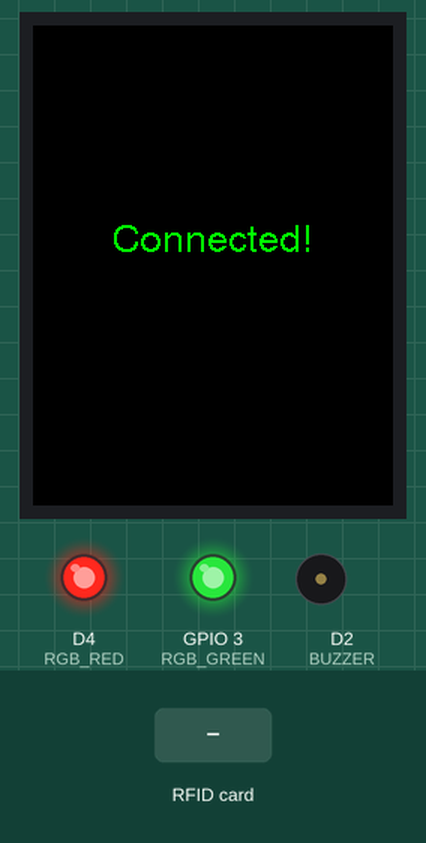
This sketch was run on a simulated ESP8266 (NodeMCU). On the bench: 240×320 colour display, output pins drawn as LEDs (lit = HIGH), buzzer (waves = sounding, pin HIGH). The inputs (shaded band) are chosen by the test bench. WiFi joins after 1.5 s; servers stay silent unless stated; uploads are accepted with an empty reply; what the sketch prints to the serial monitor is not drawn.

Above: at 2.0 s.
At 4.8 s:
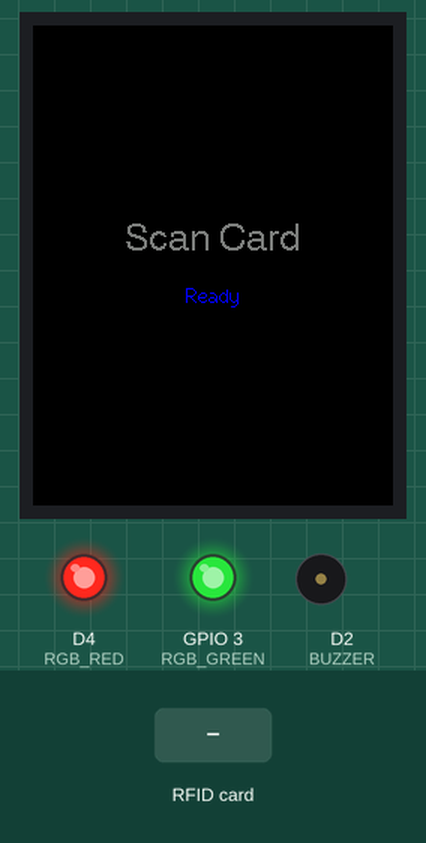
4.9 s: RFID card 5E 7A 19 C4 held to the reader
At 5.27 s:
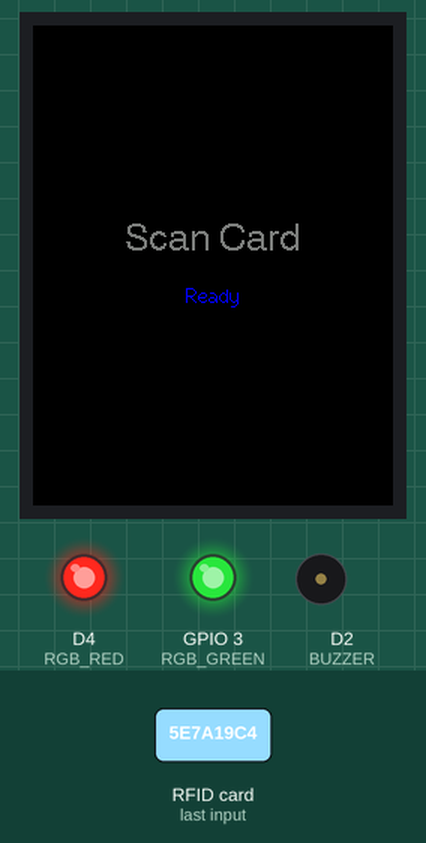
At 6.3 s:
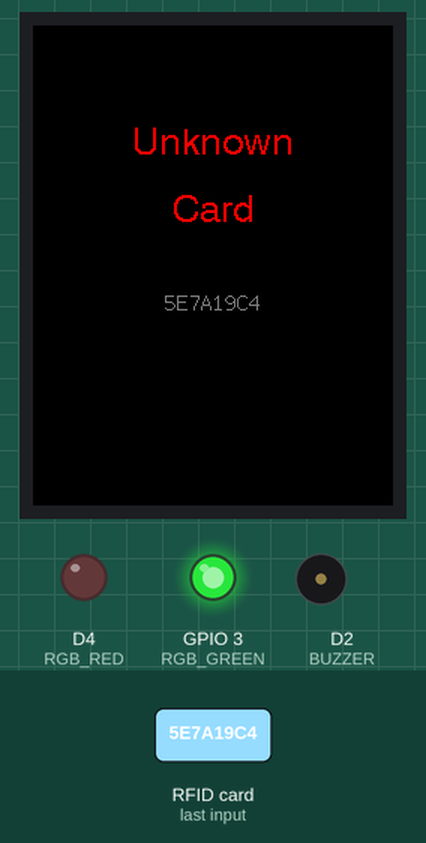
Timing chart, 0 to 9.7 s (numbered marks = the images above; inputs shaded):
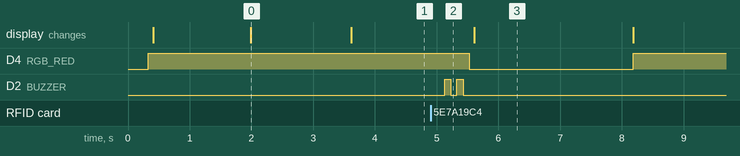

Measured:
- after the input at 4.9 s, D4 (RGB_RED): HIGH → LOW after 0.63 s, → HIGH 2.7 s later; D2 (BUZZER): alternates HIGH for 0.10 s and LOW for 0.10 s, 4 changes in all, then stays LOW, starting after 0.23 s
- what the display in image 0 shows lasts 1.6 s, from 2.0 s to 3.6 s

The sketch:

esp8266_nextjs_firmware.ino
```cpp
#include <SPI.h>
#include <MFRC522.h>
#include <TFT_eSPI.h>
#include <ESP8266WiFi.h>
#include <ESP8266HTTPClient.h>

// ── Pins ─────────────────────────────────────────────────────
#define SS_PIN D8
#define RST_PIN D3
#define BUZZER D2
#define RGB_RED D4
#define RGB_GREEN 3

// ── WiFi & Server ─────────────────────────────────────────────
const char *WIFI_SSID = "X";
const char *WIFI_PASSWORD = "792005mo";
const char *SERVER_URL = "http://10.147.37.30:3000/api/scan"; // Change YOUR_LOCAL_IP to your PC's IP address

// ── Hardware ─────────────────────────────────────────────────
MFRC522 rfid(SS_PIN, RST_PIN);
TFT_eSPI tft = TFT_eSPI();

// ── RGB helpers ───────────────────────────────────────────────
void setRGB(bool r, bool g)
{
  analogWrite(RGB_RED, r ? 0 : 255); // common anode: LOW = ON
  analogWrite(RGB_GREEN, g ? 0 : 255);
}
void clearRGB()
{
  analogWrite(RGB_RED, 255);
  analogWrite(RGB_GREEN, 255);
}

// ── Buzzer ────────────────────────────────────────────────────
void beepSuccess()
{
  digitalWrite(BUZZER, HIGH);
  delay(200);
  digitalWrite(BUZZER, LOW);
}

void beepError()
{
  for (int i = 0; i < 2; i++)
  {
    digitalWrite(BUZZER, HIGH);
    delay(100);
    digitalWrite(BUZZER, LOW);
    delay(100);
  }
}

// ── TFT helpers ───────────────────────────────────────────────
void tftClear() { tft.fillScreen(TFT_BLACK); }

void showWaiting()
{
  tftClear();
  tft.setTextColor(TFT_DARKGREY);
  tft.setTextDatum(MC_DATUM);
  tft.drawString("Scan Card", tft.width() / 2, tft.height() / 2 - 16, 4);
  tft.setTextColor(TFT_BLUE);
  tft.drawString("Ready", tft.width() / 2, tft.height() / 2 + 20, 2);
  clearRGB();
}

void showConnecting()
{
  tftClear();
  tft.setTextDatum(MC_DATUM);
  tft.setTextColor(TFT_YELLOW);
  tft.drawString("Connecting", tft.width() / 2, tft.height() / 2 - 15, 4);
  tft.setTextColor(TFT_DARKGREY);
  tft.drawString("WiFi...", tft.width() / 2, tft.height() / 2 + 20, 2);
}

void showSuccess(String name, String sid)
{
  tftClear();
  tft.setTextDatum(MC_DATUM);
  tft.setTextColor(TFT_GREEN);
  tft.drawString("Welcome!", tft.width() / 2, 50, 4);
  tft.setTextColor(TFT_WHITE);
  tft.drawString(name, tft.width() / 2, 110, 4);
  tft.setTextColor(TFT_DARKGREY);
  tft.drawString(sid, tft.width() / 2, 155, 2);
  tft.setTextColor(TFT_GREEN);
  tft.drawString("Attendance Marked", tft.width() / 2, 195, 2);
}

void showAlready(String name)
{
  tftClear();
  tft.setTextDatum(MC_DATUM);
  tft.setTextColor(TFT_YELLOW);
  tft.drawString("Already", tft.width() / 2, 80, 4);
  tft.drawString("Marked", tft.width() / 2, 125, 4);
  tft.setTextColor(TFT_DARKGREY);
  tft.drawString(name, tft.width() / 2, 175, 2);
}

void showUnknown(String uid)
{
  tftClear();
  tft.setTextDatum(MC_DATUM);
  tft.setTextColor(TFT_RED);
  tft.drawString("Unknown", tft.width() / 2, 80, 4);
  tft.drawString("Card", tft.width() / 2, 125, 4);
  tft.setTextColor(TFT_DARKGREY);
  tft.drawString(uid, tft.width() / 2, 185, 2);
}

// ── Parse simple JSON value ───────────────────────────────────
String parseJSON(String json, String key)
{
  String search = "\"" + key + "\":\"";
  int idx = json.indexOf(search);
  if (idx == -1)
    return "";
  idx += search.length();
  int end = json.indexOf("\"", idx);
  return json.substring(idx, end);
}

// ── Send UID to server ────────────────────────────────────────
void sendUID(String uid)
{
  if (WiFi.status() != WL_CONNECTED)
  {
    Serial.println("[WiFi] Not connected, skipping");
    return;
  }

  WiFiClient client;
  HTTPClient http;
  http.begin(client, SERVER_URL);
  http.addHeader("Content-Type", "application/json");
  http.setTimeout(5000);

  String payload = "{\"uid\":\"" + uid + "\"}";
  int code = http.POST(payload);

  Serial.print("[HTTP] Code: ");
  Serial.println(code);

  if (code == 200)
  {
    String body = http.getString();
    Serial.println("[HTTP] Response: " + body);

    String status = parseJSON(body, "status");
    String name = parseJSON(body, "name");
    String sid = parseJSON(body, "student_id");

    if (status == "success")
    {
      beepSuccess();
      setRGB(false, true); // Green
      // Check if already marked
      if (body.indexOf("\"already\":true") >= 0)
      {
        showAlready(name);
      }
      else
      {
        showSuccess(name, sid);
      }
    }
    else
    {
      // unknown card
      beepError();
      setRGB(true, false); // Red
      showUnknown(uid);
    }
  }
  else
  {
    Serial.println("[HTTP] Error: " + http.errorToString(code));
    beepError();
    tftClear();
    tft.setTextDatum(MC_DATUM);
    tft.setTextColor(TFT_RED);
    tft.drawString("Server Error", tft.width() / 2, tft.height() / 2, 4);
  }

  http.end();
}

// ── Setup ─────────────────────────────────────────────────────
void setup()
{
  Serial.begin(115200);
  delay(100);

  // TFT
  tft.init();
  tft.setRotation(0);
  tftClear();

  // Pins
  pinMode(BUZZER, OUTPUT);
  pinMode(RGB_RED, OUTPUT);
  pinMode(RGB_GREEN, OUTPUT);
  clearRGB();

  // WiFi
  showConnecting();
  Serial.print("[WiFi] Connecting");
  WiFi.begin(WIFI_SSID, WIFI_PASSWORD);
  int tries = 0;
  while (WiFi.status() != WL_CONNECTED && tries < 30)
  {
    delay(500);
    Serial.print(".");
    tries++;
  }

  if (WiFi.status() == WL_CONNECTED)
  {
    Serial.println("\n[WiFi] Connected: " + WiFi.SSID());

    tftClear();
    tft.setTextDatum(MC_DATUM);
    tft.setTextColor(TFT_GREEN);
    tft.drawString("Connected!", tft.width() / 2, tft.height() / 2 - 15, 4);
    delay(1500);
  }
  else
  {
    Serial.println("\n[WiFi] FAILED - running offline");
    tftClear();
    tft.setTextDatum(MC_DATUM);
    tft.setTextColor(TFT_RED);
    tft.drawString("WiFi Failed", tft.width() / 2, tft.height() / 2, 4);
    delay(2000);
  }

  // RFID
  SPI.begin();
  rfid.PCD_Init();
  Serial.println("[RFID] Reader ready");

  showWaiting();
}

// ── Loop ──────────────────────────────────────────────────────
void loop()
{
  if (!rfid.PICC_IsNewCardPresent() || !rfid.PICC_ReadCardSerial())
    return;

  // Build UID string
  String uid = "";
  for (byte i = 0; i < rfid.uid.size; i++)
  {
    if (rfid.uid.uidByte[i] < 0x10)
      uid += "0";
    uid += String(rfid.uid.uidByte[i], HEX);
  }
  uid.toUpperCase();
  Serial.println("UID: " + uid);

  sendUID(uid);

  delay(2500);
  showWaiting();

  rfid.PICC_HaltA();
  rfid.PCD_StopCrypto1();
}
```
